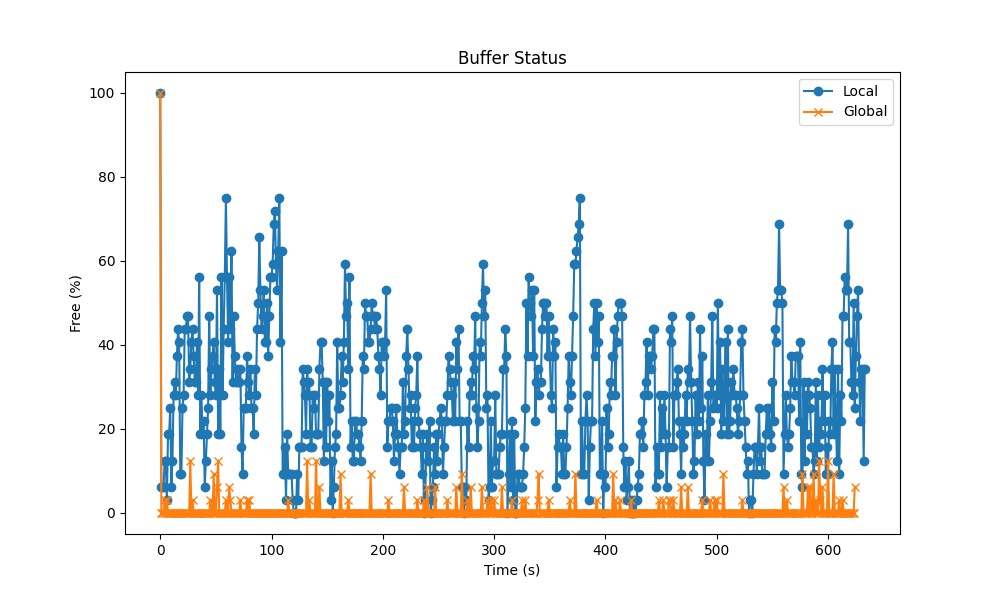

Reproduce this figure in Python.
import os
import re
import matplotlib.pyplot as plt

# [ 2560.183149] NVMeVirt: Buffer State Free ppgs: 11, Flushing ppgs: 21, Used ppgs: 0
PATTERN = r"NVMeVirt: Buffer State Free ppgs: (\d+), Flushing ppgs: (\d+), Used ppgs: (\d+)"

# [ 2336.353506] NVMeVirt: Buffer Status: Free 1, Flushing 25, Used 6
PATTERN2 = r"NVMeVirt: Buffer Status: Free (\d+), Flushing (\d+), Used (\d+)"

def read_data(filename):
    filepath = os.path.join(os.path.dirname(__file__), filename)
    data_local = []
    data_global = []
    
    with open(filepath, 'r') as f:
        for line in f:
            match = re.search(PATTERN, line)
            if match:
                free, flushing, used = int(match.group(1)), int(match.group(2)), int(match.group(3))
                data_local.append(free / (free + flushing + used) * 100) 
            else:
                match = re.search(PATTERN2, line)
                if match:
                    free, flushing, used = int(match.group(1)), int(match.group(2)), int(match.group(3))
                    data_global.append(free / (free + flushing + used) * 100)
                    
    return data_local, data_global

def plot_data(data_local, data_global):
    plt.clf()
    plt.figure(figsize=(10, 6))
    
    plt.plot(data_local, label='Local', marker='o')
    plt.plot(data_global, label='Global', marker='x')
    plt.legend()
    plt.title('Buffer Status')
    plt.xlabel('Time (s)')
    plt.ylabel('Free (%)')
    plt.savefig(os.path.join(os.path.dirname(__file__), 'plot.png'))
    
    
if __name__ == '__main__':
    data_local, _ = read_data('local.txt')
    _, data_global = read_data('global.txt')
    plot_data(data_local, data_global)